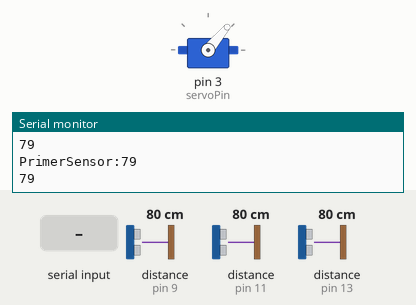
The sketch below on a simulated Arduino Uno, built with avr-gcc and run on an emulated ATmega328P. Shown: servo, the last lines printed to the serial monitor. Wiring (inferred from the names in the program): 2 × ultrasonic range finder: trigger pin 8, echo pin 9 / trigger pin 10, echo pin 11. Inputs (shaded band) come from the test bench; at power-on: distance to the obstacle (sensors on pin 11, pin 13, pin 9) 80 cm. The echo pulse lasts 58.3 µs per cm.

Above: at 1.2 s.
1.3 s: distance to the obstacle (sensor on pin 11) set to 21 cm
3.5 s: "botella\n" received over Serial
At 4.5 s:
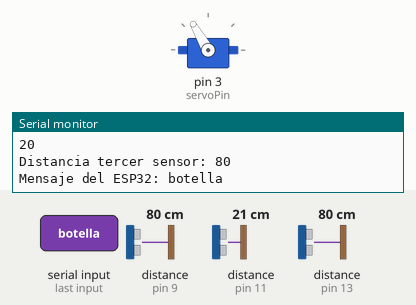
6.2 s: "papel\n" received over Serial
At 7.0 s:
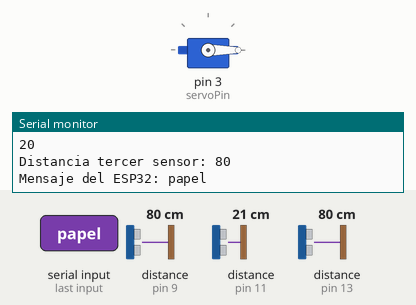
8.7 s: distance to the obstacle (sensor on pin 13) set to 2 cm
10.8 s: distance to the obstacle (sensor on pin 9) set to 2 cm
13.8 s: distance to the obstacle (sensor on pin 9) set to 17 cm
15.3 s: distance to the obstacle (sensor on pin 9) set to 22 cm
Timing chart, 0 to 18.3 s (numbered marks = the images above; inputs shaded):
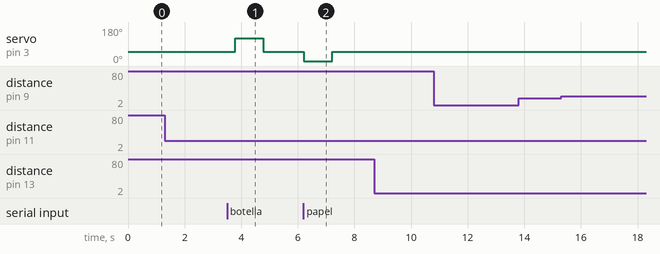

The sketch:

basureroInteligente.ino
```cpp
#include <Servo.h>

Servo miServo;
int posicionCentro = 50;    // Posición neutra o central
int posicionIzquierda = 0;  // Posición de 0 grados
int posicionDerecha = 120;

int servoPin = 3;
// Pines primer sensor
int TRIG = 8;
int ECHO = 9;
// Pines del segundo sensor ultrasónico
int segundoTRIG = 10;
int segundoECHO = 11;
// Tercer Sensor
int tercerTRIG = 12;
int tercerECHO = 13;

int distanciaPrimerSensor;
int distanciaSegundoSensor;
int distanciaTercerSensor;

bool flack1 = false;
bool flack2 = false;
bool flack3 = false;
bool flackAlto = false;
bool flackBajo = false;

bool LLenado1 = false;
bool Llenado2 = false;


int contador = 0;
int contador3 = 0;
int contadorAlto = 0;
int contadorBajo = 0;
// Contadores para validación
int contadorPrimerSensor = 0;
int contadorSegundoSensor = 0;

int intervalo = 1000;  // Tiempo en milisegundos para regresar al centro

void setup() {
  miServo.attach(servoPin);       // Conectar el servo al pin definido
  miServo.write(posicionCentro);  // Posicionar el servo en el centro
  pinMode(TRIG, OUTPUT);
  pinMode(ECHO, INPUT);
  pinMode(segundoTRIG, OUTPUT);  // Configuración del segundo TRIG
  pinMode(segundoECHO, INPUT);   // Configuración del segundo ECHO
  pinMode(tercerTRIG, OUTPUT);   // Configuración del TRIG del tercer sensor
  pinMode(tercerECHO, INPUT);
  Llenado2 = false;

  Serial.begin(115200);  // Inicia la comunicación serial con el ESP32
  Serial.println("Arduino listo para comunicarse.");
}

void loop() {


  // Leer el segundo sensor de distancia

  digitalWrite(TRIG, LOW);
  delayMicroseconds(2);
  digitalWrite(TRIG, HIGH);
  delayMicroseconds(10);
  digitalWrite(TRIG, LOW);
  long duracionPrimerSensor = pulseIn(ECHO, HIGH);
  distanciaPrimerSensor = duracionPrimerSensor / 58.2;
  Serial.print("PrimerSensor:");
  Serial.println(distanciaPrimerSensor);
  delay(100);


  digitalWrite(segundoTRIG, LOW);
  delayMicroseconds(2);
  digitalWrite(segundoTRIG, HIGH);
  delayMicroseconds(10);
  digitalWrite(segundoTRIG, LOW);
  long duracionSegundoSensor = pulseIn(segundoECHO, HIGH);
  distanciaSegundoSensor = duracionSegundoSensor / 58.2;
  Serial.println(distanciaSegundoSensor);


  // Validar el rango del segundo sensor
  if (distanciaSegundoSensor > 19 && distanciaSegundoSensor < 24) {


    digitalWrite(tercerTRIG, LOW);
    delayMicroseconds(2);
    digitalWrite(tercerTRIG, HIGH);
    delayMicroseconds(10);
    digitalWrite(tercerTRIG, LOW);
    long duracionTercerSensor = pulseIn(tercerECHO, HIGH);
    distanciaTercerSensor = duracionTercerSensor / 58.2;
    Serial.print("Distancia tercer sensor: ");
    Serial.println(distanciaTercerSensor);

    if (LLenado1) {
      if (distanciaPrimerSensor > 18 && distanciaPrimerSensor < 24) {
        flack2 = true;
        flack3 = false;
      }
    }
    if (flack2) {
      contador++;
      if (contador > 6) {
        if (distanciaPrimerSensor > 18 && distanciaPrimerSensor < 24) {
          LLenado1 = false;
          contador = 0;
          Serial.println("mitadfalse");
          flack2 = false;
        }
      }
    }

    if (!LLenado1) {
      if (distanciaPrimerSensor < 18 || distanciaPrimerSensor > 24) {
        flack3 = true;
        flack2 = false;
      }
    }
    if (flack3) {
      contador3++;
      if (contador3 > 6) {
        if (distanciaPrimerSensor < 18 || distanciaPrimerSensor > 24) {
          Serial.println("mitadtrue");
          contador3 = 0;
          LLenado1 = true;
          flack3 = false;
        }
      }
    }


    // Evaluar condiciones para enviar el mensaje al ESP32
    if (distanciaTercerSensor > 6 || distanciaTercerSensor < 0) {
      flack1 = true;
      delay(300);
    }
    if (flack1) {
      if (distanciaTercerSensor <= 5) {
        delay(300);
        Serial.println("true");  // Enviar el mensaje al ESP32
        flack1 = false;
      }
    }

    // Verificar si hay datos del ESP32 en el puerto serie
    if (Serial.available()) {
      String mensajeESP32 = Serial.readStringUntil('\n');  // Leer el mensaje del ESP32
      mensajeESP32.trim();                                 // Limpiar caracteres adicionales
      if (mensajeESP32.length() > 0) {                     // Validar que el mensaje no esté vacío
        Serial.print("Mensaje del ESP32: ");
        Serial.println(mensajeESP32);

        // Control del servo según el mensaje recibido
        if (mensajeESP32 == "botella") {
          miServo.write(posicionDerecha);
        } else if (mensajeESP32 == "papel") {
          miServo.write(posicionIzquierda);
        } else if (mensajeESP32 == "sin accion") {
          miServo.write(posicionCentro);
        }
        delay(intervalo);               // Tiempo para regresar al centro
        miServo.write(posicionCentro);  // Volver el servo a la posición central
      }
    }
  }

  if (Llenado2) {
    if (distanciaSegundoSensor > 18 && distanciaSegundoSensor < 24) {
      flackAlto = true;
      flackBajo = false;
    }
  }
  if (flackAlto) {
    contadorAlto++;
    if (contadorAlto > 6) {
      if (distanciaSegundoSensor > 18 && distanciaSegundoSensor < 24) {
        Llenado2 = false;
        contadorAlto = 0;
        Serial.println("llenofalse");
        flackAlto = false;
      }
    }
  }

  if (!Llenado2) {
    if (distanciaSegundoSensor < 18 || distanciaSegundoSensor > 24) {
      flackBajo = true;
      flackAlto = false;
    }
  }
  if (flackBajo) {
    contadorBajo++;
    if (contadorBajo > 6) {
      if (distanciaSegundoSensor < 18 || distanciaSegundoSensor > 24) {
        Serial.println("llenotrue");
        contadorBajo = 0;
        Llenado2 = true;
        flackBajo = false;
      }
    }
  }


  delay(300);  // Esperar antes de la siguiente iteración del loop
}
```

Measured:
- after the input at 3.5 s, servo on pin 3 (servoPin): 50° → 120° after 0.28 s, → 50° 1.0 s later
- after the input at 6.2 s, servo on pin 3 (servoPin): 50° → 0° at once, → 50° 1.0 s later
